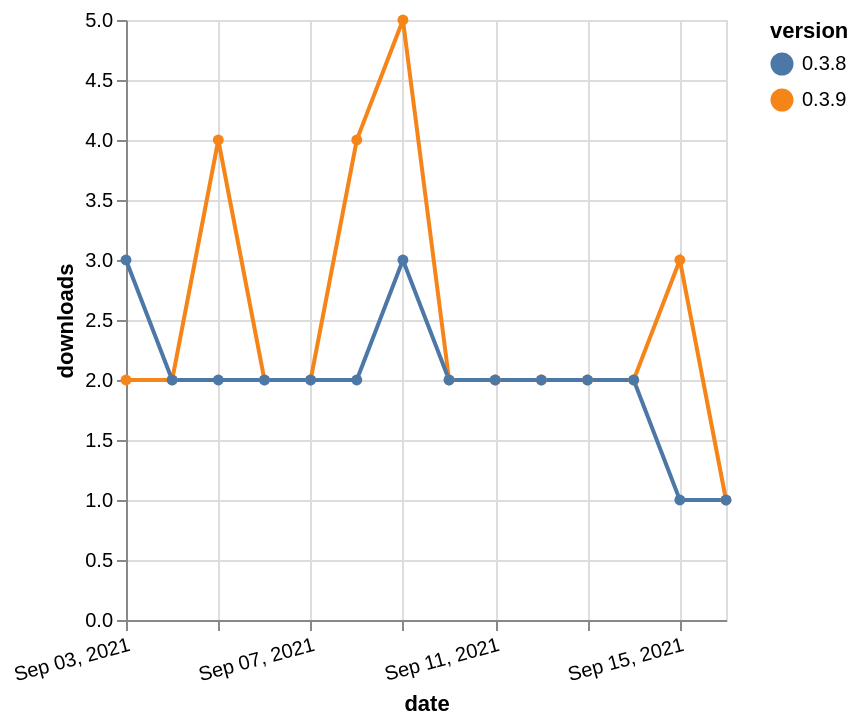

Vega-Lite specification for this chart:
### Vega-Lite specification from a JSON file in a GitHub repository (floating-point values rounded to 4 significant figures)
{"$schema": "https://vega.github.io/schema/vega-lite/v5.json", "description": "A simple bar chart with embedded data.", "data": {"values": [{"date": "2021-09-03", "total": 2954, "delta": 2, "version": "0.3.9"}, {"date": "2021-09-04", "total": 2956, "delta": 2, "version": "0.3.9"}, {"date": "2021-09-05", "total": 2960, "delta": 4, "version": "0.3.9"}, {"date": "2021-09-06", "total": 2962, "delta": 2, "version": "0.3.9"}, {"date": "2021-09-07", "total": 2964, "delta": 2, "version": "0.3.9"}, {"date": "2021-09-08", "total": 2968, "delta": 4, "version": "0.3.9"}, {"date": "2021-09-09", "total": 2973, "delta": 5, "version": "0.3.9"}, {"date": "2021-09-10", "total": 2975, "delta": 2, "version": "0.3.9"}, {"date": "2021-09-11", "total": 2977, "delta": 2, "version": "0.3.9"}, {"date": "2021-09-12", "total": 2979, "delta": 2, "version": "0.3.9"}, {"date": "2021-09-13", "total": 2981, "delta": 2, "version": "0.3.9"}, {"date": "2021-09-14", "total": 2983, "delta": 2, "version": "0.3.9"}, {"date": "2021-09-15", "total": 2986, "delta": 3, "version": "0.3.9"}, {"date": "2021-09-16", "total": 2987, "delta": 1, "version": "0.3.9"}, {"date": "2021-09-03", "total": 2580, "delta": 3, "version": "0.3.8"}, {"date": "2021-09-04", "total": 2582, "delta": 2, "version": "0.3.8"}, {"date": "2021-09-05", "total": 2584, "delta": 2, "version": "0.3.8"}, {"date": "2021-09-06", "total": 2586, "delta": 2, "version": "0.3.8"}, {"date": "2021-09-07", "total": 2588, "delta": 2, "version": "0.3.8"}, {"date": "2021-09-08", "total": 2590, "delta": 2, "version": "0.3.8"}, {"date": "2021-09-09", "total": 2593, "delta": 3, "version": "0.3.8"}, {"date": "2021-09-10", "total": 2595, "delta": 2, "version": "0.3.8"}, {"date": "2021-09-11", "total": 2597, "delta": 2, "version": "0.3.8"}, {"date": "2021-09-12", "total": 2599, "delta": 2, "version": "0.3.8"}, {"date": "2021-09-13", "total": 2601, "delta": 2, "version": "0.3.8"}, {"date": "2021-09-14", "total": 2603, "delta": 2, "version": "0.3.8"}, {"date": "2021-09-15", "total": 2604, "delta": 1, "version": "0.3.8"}, {"date": "2021-09-16", "total": 2605, "delta": 1, "version": "0.3.8"}]}, "width": "container", "mark": {"type": "line", "point": {"filled": true}}, "encoding": {"x": {"field": "date", "type": "temporal", "timeUnit": "yearmonthdate", "title": "date", "axis": {"labelAngle": -15}}, "y": {"field": "delta", "type": "quantitative", "title": "downloads"}, "color": {"field": "version", "type": "nominal"}, "tooltip": {"field": "delta"}}}
